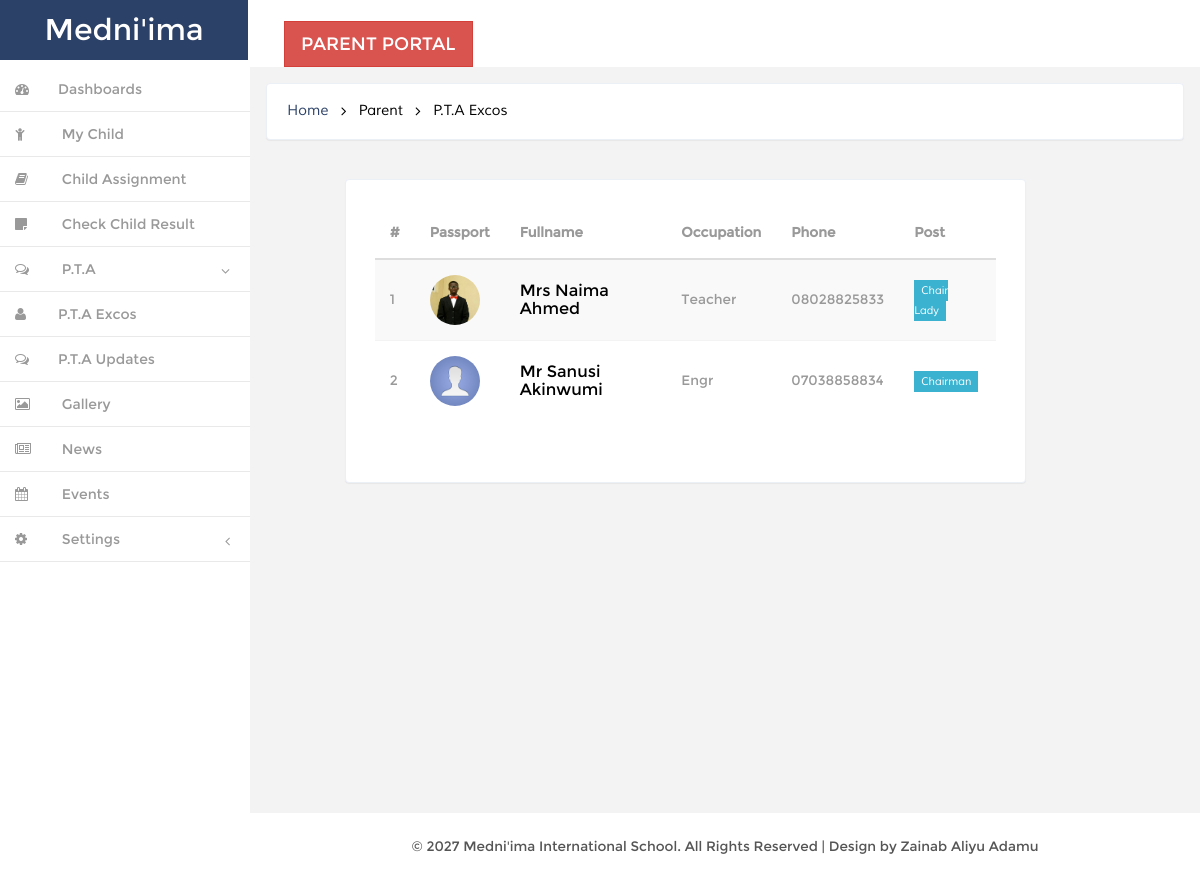
Page /parent/pta-exco.php (signed in) on the committed database.
### tables this page shows
CREATE TABLE IF NOT EXISTS `tblpta_excos` (
  `id` int(11) NOT NULL,
  `parent_id` int(11) NOT NULL,
  `post` varchar(200) NOT NULL,
  `date` timestamp NOT NULL DEFAULT CURRENT_TIMESTAMP ON UPDATE CURRENT_TIMESTAMP
);

CREATE TABLE IF NOT EXISTS `tblparent` (
  `id` int(11) NOT NULL,
  `title` varchar(50) NOT NULL,
  `username` varchar(200) NOT NULL,
  `fullname` varchar(200) NOT NULL,
  `occupation` varchar(200) NOT NULL,
  `gender` varchar(50) NOT NULL,
  `phone` varchar(200) NOT NULL,
  `email` text NOT NULL,
  `password` text NOT NULL,
  `p_photo` varchar(250) NOT NULL,
  `children_id` text NOT NULL,
  `address` text NOT NULL,
  `state` varchar(200) NOT NULL,
  `LGA` varchar(200) NOT NULL,
  `town` varchar(200) NOT NULL,
  `school_ref` enum('1','2') NOT NULL,
  `pta_exco` enum('0','1') NOT NULL,
  `status` enum('0','1') NOT NULL,
  `date` timestamp NOT NULL DEFAULT CURRENT_TIMESTAMP ON UPDATE CURRENT_TIMESTAMP
);

### parent/pta-exco.php (the view, shortened to what this page needs)
<?php
include ("engine/tophead.php");
?>
		    <div class="banner">
		    	<h2>
			<a href="index.php">Home</a>
			<i class="fa fa-angle-right"></i>
				<span>Parent</span>
                <i class="fa fa-angle-right"></i>
                <span>P.T.A Excos</span>
				</h2>
		    </div>
 	 <br>
    <div class="blank">
        <div class="row">
        <div class="col-md-9 col-md-offset-1">
<div class="tab-pane active text-style" id="tab1">
  <div class="inbox-right">
            <div class="mailbox-content">
               <div class="mail-toolbar clearfix">
                <table class="display table table-striped" id="exampl">
                <thead>
                                                        <tr>
                                                            <th>#</th>
                                                       		 <th>Passport</th>
                                                            <th>Fullname</th>
                                                            <th>Occupation</th>
                                                            <th>Phone</th>
                                                            <th>Post</th>
                                                        </tr>
                                                    </thead>
                    <tbody>
                    <?php $ptaquery = $db->query("select tblparent.*, tblpta_excos.post from tblparent join tblpta_excos on tblpta_excos.parent_id = tblparent.id where tblparent.pta_exco ='1'");
					$cnt=1;
if($ptaquery->num_rows > 0)
{
while($result = $ptaquery->fetch_object())
{
  ?>
                        <tr class="table-row">
                        <td><?php echo htmlentities($cnt);?></td>
                            <td class="table-img">
                               <img src="<?php if($result->p_photo !="")echo SITE_URL.'parent_passport/'.$result->p_photo; else echo SITE_URL.'images/am.png';?>" alt="" width="50" height="50">
                            </td>
                            <td class="table-text">
                            	<h6> <?php echo htmlentities($result->title." ".ucwords($result->fullname));?></h6>
                            </td>
                            <td><?php echo htmlentities(ucwords($result->occupation));?></td>
                            <td class="march">
                               <?php echo htmlentities($result->phone);?>
                            </td>
                          <td>
                            	<span class="fam"><?php echo htmlentities(ucwords($result->post));?></span>
                            </td>
                        </tr>
 <?php $cnt=$cnt+1;}} ?>
                    </tbody>
                </table>
               </div>
            </div>
</div>
</div></div>
</div>
        </div>
        </div>

### res/css/style.css (style rules this page uses)
h4, h5, h6, h1, h2, h3 { margin: 0; }
ul, ol { margin: 0;padding: 0; }
p { margin: 0; }
html, body { font-family:'Montserrat-Regular'; font-size: 100%; background:#F3F3F4; overflow-x: hidden; }
body a { transition:0.5s all; -webkit-transition:0.5s all; -moz-transition:0.5s all; -o-transition:0.5s all; -ms-transition:0.5s all; }
div#wrapper { background-color: #fff; }
.navbar-default.sidebar { background-color: #fff; }
h1 a.navbar-brand { color: #fff !important; font-size: 30px; font-weight: 500; padding: 20px 0px; background: #2c4167; text-align: center; width:248px; height: 60px; }
i.nav_icon { color: #fff; margin-right:6px; }
.sidebar ul li a { color: #999; font-size:14px; }
.hvr-bounce-to-right { display: inline-block; vertical-align: middle; -webkit-transform: translateZ(0); transform: translateZ(0); box-shadow: 0 0 1px rgba(0, 0, 0, 0); -webkit-backface-visibility: hidden; backface-visibility: hidden; -moz-osx-font-smoothing: grayscale; position: relative; -webkit-transition-property: color; transition-property: color; -webkit-transition-duration: 0.5s; transition-duration: 0.5s; }
.hvr-bounce-to-right:before { content: ""; position: absolute; z-index: -1; top: 0; left: 0; right: 80%; bottom: 0; background:#7f8c8d; -webkit-transform: scaleX(0); transform: scaleX(0); -webkit-transform-origin: 0 50%; transform-origin: 0 50%; -webkit-transition-property: transform; transition-property: transform; -webkit-transition-duration: 0.5s; transition-duration: 0.5s; -webkit-transition-timing-function: ease-out; transition-timing-function: ease-out; }
.nav > li > a { color: #999; font-weight:500; padding: 0px 20px 0px 0px; font-size: 0.85em; border-bottom: 1px solid #E9E9E9; }
.nav > li > a i { margin-right: 14px; }
i.nav_icon { color: #999; padding: 15px; width: 44px; height: 44px; }
span.fa.arrow { margin-top: 17px; }
@media (min-width: 768px) { #page-wrapper { position: inherit; margin: 0 0 0 240px; min-height: 1000px; } }
.content-main { background-color: #F3F3F4; padding-top: 1em; }
.full-top { float:left; }
.border-bottom { background-color: #fff; }
.full-left { float: left; width: 40%; margin-left: 3%; margin-top: 1.3em; }
.banner { background: #fff; display: block; margin: 0em 1em ; padding:1em; border: 1px solid #ebeff6; border-color: #ebeff6; border-radius: 4px; -webkit-border-radius: 4px; -o-border-radius: 4px; -moz-border-radius: 4px; -ms-border-radius: 4px; -webkit-box-shadow: 0 1px 1px rgba(0,0,0,.05); box-shadow: 0 1px 1px rgba(0,0,0,.05); }
.banner h2 { font-size:0.9em; }
.banner h2 a { color:#2c4167; text-decoration:none; font-family: 'Muli-Regular'; padding:0.3em ; }
.banner h2 span { color:#000; font-family: 'Muli-Regular'; padding:0.3em ; }
.banner h2 i { color:#000; vertical-align:middle; padding:0.3em ; }
.blank { padding: 1em; min-height: 650px; }
.btn { border-radius: 0px; outline: none; }
.table td, .table>tbody>tr>td, .table>tbody>tr>th, .table>tfoot>tr>td, .table>tfoot>tr>th, .table>thead>tr>td, .table>thead>tr>th { padding: 15px !important; font-size: 0.85em; color: #999; border-top: none !important; }
.inbox-right { background-color: #fff; padding: 1.8em; border: 1px solid #ebeff6; border-radius: 4px; -webkit-border-radius: 4px; -o-border-radius: 4px; -moz-border-radius: 4px; -ms-border-radius: 4px; -webkit-box-shadow: 0 1px 1px rgba(0,0,0,.05); box-shadow: 0 1px 1px rgba(0,0,0,.05); }
.table-img img { border-radius: 100px; -webkit-border-radius: 100px; -o-border-radius: 100px; -moz-border-radius: 100px; -ms-border-radius: 100px; }
.table-row td { font-size: 1em; padding: 15px 8px 15px !important; line-height: 1.42857143; vertical-align:middle !important; border-top: 1px solid #ddd; }
td.table-text h6 { font-size: 1.2em; color:#000; }
td span { color:#fff; font-size: 0.8em; padding: 4px 7px; font-family: 'Muli-Regular'; }
td span.fam { color:#fff; font-size: 0.8em; padding: 4px 7px; font-family: 'Muli-Regular'; }
td span.fam { background:#3BB2D0; }
.mail-toolbar { padding-bottom: 2em; }
.table { margin-bottom: 0; }
tr.table-row { border-top: 1px solid #F3F3F4; }
.copy { background:#fff; text-align:center; padding:1.5em 0; }
.copy p, .copy-right p { font-size:0.85em; color:#555; }

### rows in the picture
tblpta_excos: parent.p_photo (picture), parent.fullname "Mrs Naima Ahmed", parent.occupation "Teacher", parent.phone "08028825833", post "Chair Lady"
tblpta_excos: shows a picture, parent.fullname "Mr Sanusi Akinwumi", parent.occupation "Engr", parent.phone "07038858834", post "Chairman"
